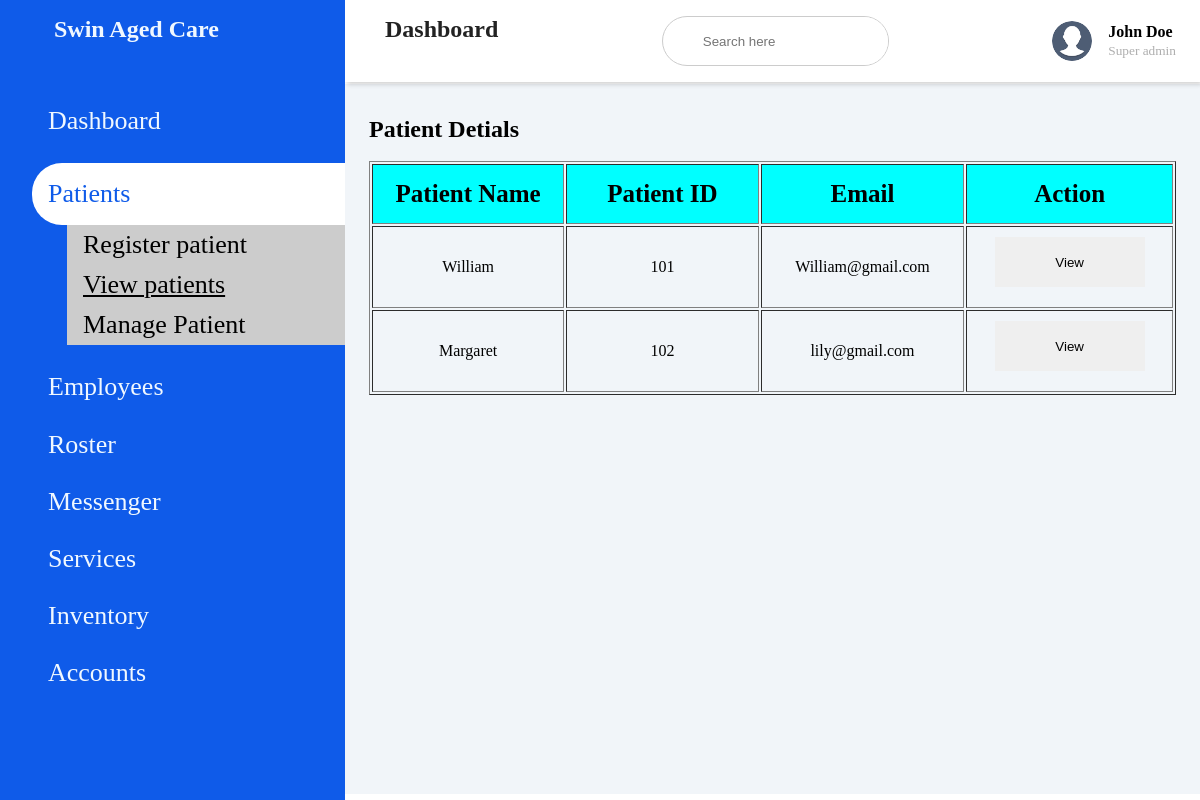
/Admin/viewpatient.php, run on the app's committed database.
### tables this page shows
CREATE TABLE `patients` (
  `id` int(11) NOT NULL,
  `firstName` varchar(50) NOT NULL,
  `lastName` varchar(50) NOT NULL,
  `address` varchar(50) NOT NULL,
  `email` varchar(50) NOT NULL,
  `phone` varchar(50) NOT NULL,
  `dob` date NOT NULL,
  `gender` enum('f','m') NOT NULL,
  `emergency_name` varchar(50) NOT NULL,
  `emergency_relationship` varchar(50) NOT NULL,
  `emergency_address` varchar(50) NOT NULL,
  `emergency_phone` varchar(50) NOT NULL,
  `medicalCondition` varchar(50) NOT NULL,
  `bloodType` varchar(50) NOT NULL,
  `allergies` varchar(50) NOT NULL,
  `surgeryHistory` varchar(50) NOT NULL,
  `smokeHistory` varchar(50) NOT NULL,
  `alcohol` enum('n','w','m') NOT NULL,
  `medicare` varchar(50) NOT NULL,
  `privateInsurance` varchar(50) NOT NULL,
  `insuranceNo` varchar(50) NOT NULL
);

### Admin/viewpatient.php (the view, shortened to what this page needs)
<!DOCTYPE html >
<html lang="en">
<head>
<link rel= "stylesheet" href= "https://maxst.icons8.com/vue-static/landings/line-awesome/line-awesome/1.3.0/css/line-awesome.min.css" >
<link rel="stylesheet" href="patient.css">
</head>
<body>
    <div class="sidebar">
        <div class="sidebar-brand">
            <h2><span class="las la-clinic-medical"></span> <span>Swin Aged Care</span></h2>
        </div>
        <div class="sidebar-menu">
            <ul>
                <li>
                    <a href="homepage.php" class=""><span class="las la-igloo"></span>
                    <span>Dashboard</span></a>
                </li>
                <li>
                    <a href="patient_form.php" class="active"><span class="lab la-accessible-icon"></span>
                    <span>Patients</span></a>
                    <div class="sub-menu">
                        <a href="patient_form.php" class="sub-item"><i class="las la-angle-right"></i>Register patient</a>
                        <a href="viewpatient.php" class="sub-item1"><i class="las la-angle-right"></i>View patients</a>
                        <a href="ManagePatient.php" class="sub-item"><i class="las la-angle-right"></i>Manage Patient</a>
                    </div>
                </li>
                <li>
                    <a href="addEmployee.html"><span class="las la-users"></span>
                    <span>Employees</span></a>
                </li>
                <li>
                    <a href="Roster.html"><span class="las la-clipboard-list"></span>
                    <span>Roster</span></a>
                </li>
                <li>
                    <a href="messenger.php"><span class="las la-receipt"></span>
                    <span>Messenger</span></a>
                </li>
                <li>
                    <a href="Service.php"><span class="las la-bell"></span>
                    <span>Services</span></a>
                </li>
                <li>
                    <a href="Inventory.php"><span class="las la-receipt"></span>
                    <span>Inventory</span></a>
                </li>
                <li>
                    <a href="account.php"><span class="las la-user-circle"></span>
                    <span>Accounts</span></a>
                </li>
            </ul>
        </div>
    </div>
    <div class="main-content">
        <header>
            <h2>
                <label for="nav-toggle">
                    <span class="las la-bars"></span>
                    Dashboard
                </label>
            </h2>
            <div class="search-wrapper">
                <input type="search" placeholder="Search here">
            </div>
            <div class="user-wrapper">
                <img src="Profile.png" width="40px" height="40px" alt="">
                <div>
                    <h4>John Doe</h4>
                    <small>Super admin</small>
                </div>
            </div>
        </header>
        <main>
            <h2>Patient Detials</h2>
            <br>
            <table border="1">
                <thead>
                <tr class="item-header">
                    <th>Patient Name</th>
                    <th>Patient ID</th>
                    <th>Email</th>
                    <th>Action</th>
                </tr>
            </thead>
                <tbody>
                    <?php
                        $conn = new mysqli('localhost','root','','admin');
                        $sql = "SELECT * FROM patients";
                        $result = $conn->query($sql);
                        if ($result->num_rows > 0) {
                            while($row = $result->fetch_assoc()) {
                                echo "<tr class='items'>";
                                echo "<td>" . $row["firstName"] . "</td>";
                                echo "<td>" . $row["id"] . "</td>";
                                echo "<td>" . $row["email"] . "</td>";
                                echo "<td><a href='ManagePatient.php?id=" . $row["id"] . "'><button>View</button></a></td>";
                                echo "</tr>";
                            }
                        } else {
                            echo "<tr><td colspan='4'>No records found</td></tr>";
                        }
                    ?>
                </tbody>
            </table>
        </main>
    </div>
</body>
</html>

### Admin/patient.css (style rules this page uses)
* { padding: 0; margin: 0; box-sizing: border-box; list-style-type: none; text-decoration: none; }
.sidebar { width: 345px; position: fixed; left: 0; top: 0; height: 100%; background: #0f5be9; z-index: 100; transition: width 300ms; }
.sidebar-brand { height: 90px; padding: 1rem 0rem 1rem 2rem; color: aliceblue; }
.sidebar-brand h2 span { display: inline-block; padding-right: 1rem; }
.sidebar-menu { margin-top: 1rem; }
.sidebar-menu li { width: 100%; margin-bottom: 1.7rem; padding-left: 2rem; }
.sidebar-menu a { padding-left: 1rem; display: block; color: aliceblue; font-size: 26px; }
.sidebar-menu a.active { background: #fff; padding-top: 1rem; padding-bottom: 1rem; color:#0f5be9; border-radius: 30px 0px 0px 30px; }
.sub-menu a { margin-left: 35px; background-color:#ccc; color: black; }
.sub-item, .sub-item1 { padding: 5px; }
.sub-item1 { text-decoration: underline; }
.main-content { transition: margin-left 300ms; margin-left: 345px; }
header { display: flex; justify-content: space-between; padding: 1rem 1.5rem; box-shadow: 2px 2px 5px rgba(0,0,0,0.2); position: fixed; left: 345px; width: calc(100% - 345px); top: 0; background-color: #fff; }
header h2 { color: #222; }
header label span { font-size: 1.5rem; padding-right: 1rem; }
.search-wrapper { border: 1px solid #ccc; border-radius: 30px; height: 50px; display: flex; align-items: center; overflow-x: hidden; }
.search-wrapper input { height: 100%; padding: .5rem; border: none; outline: none; }
.user-wrapper { display: flex; align-items: center; }
.user-wrapper img { border-radius: 50%; margin-right: 1rem; }
.user-wrapper h4 { margin-bottom: 0; }
.user-wrapper small { display: inline-block; color: #aeaeae; margin-top: -3px; }
main { margin-top: 84px; padding: 2rem 1.5rem; background: #f1f5f9; min-height: calc(100vh - 90px); }
table { width: 100%; }
.item-header { background-color: aqua; font-size: 25px; }
.items { align-items: center; }
.items td { vertical-align: middle; text-align: center; }
table tr th { width: 220px; height: 60px; font-size: 25px; }
label { display: block; margin-bottom: 5px; }
button { width: 150px; height: 50px; display: block; margin: 20px auto; padding: 10px 20px; }
button { border: none; padding: 10px 20px; margin-top: 10px; cursor: pointer; }

### data on the page
patients: firstName "William", id "101", email "William@gmail.com"
patients: firstName "Margaret", id "102", email "lily@gmail.com"
